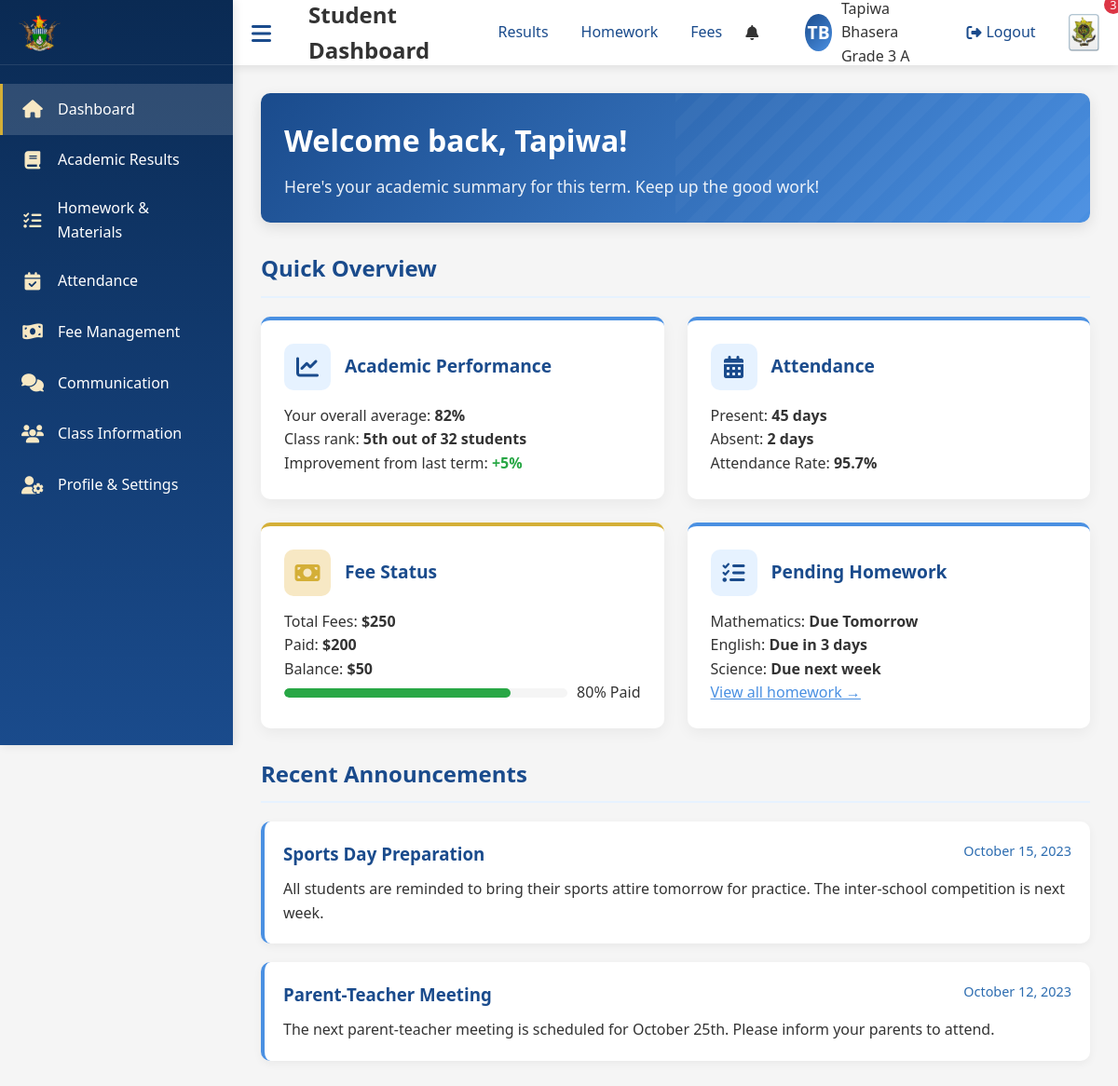
The app's page /student-dashboard/ (signed in) with its own data.
### accounts/models.py (models this page shows)
class User(AbstractUser):
    ROLE_CHOICES = [
        ('admin', 'Admin'),
        ('teacher', 'Teacher'),
        ('student', 'Student'),
    ]
    email = models.EmailField(unique=True)
    role = models.CharField(max_length=10, choices=ROLE_CHOICES, default='student')
    USERNAME_FIELD = 'email'
    REQUIRED_FIELDS = ['username']  # or remove username
    class Meta:
        swappable = 'AUTH_USER_MODEL'

### students/models.py (models this page shows, shortened)
class Student(models.Model):
    user = models.OneToOneField(settings.AUTH_USER_MODEL, on_delete=models.CASCADE)
    grade = models.ForeignKey(Grade, on_delete=models.CASCADE)
    class_room = models.ForeignKey(ClassRoom, on_delete=models.CASCADE, null=True, blank=True)

### classes/models.py (models this page shows, shortened)
class Grade(models.Model):
    name = models.CharField(max_length=20, unique=True)  # e.g., ECD A, Grade 1, etc.

class ClassRoom(models.Model):
    name = models.CharField(max_length=10)  # e.g., A, B, C
    grade = models.ForeignKey(Grade, on_delete=models.CASCADE, related_name='classrooms')

### accounts/views.py (the view)
# urls.py: path('student-dashboard/', views.student_dashboard, name='student_dashboard'),
def student_dashboard(request):
    if not request.user.is_authenticated or request.user.role != 'student':
        return redirect('login')
    try:
        student = Student.objects.get(user=request.user)
    except Student.DoesNotExist:
        student = None
    return render(request, 'student/dashboard.html', {'student': student})

### templates/student/dashboard.html (shortened to what this page needs)
<!DOCTYPE html>
{% load static %}
<!DOCTYPE html>
<html lang="en">
<head>
    <link rel="stylesheet" href="https://cdnjs.cloudflare.com/ajax/libs/font-awesome/6.4.0/css/all.min.css">
</head>
<body>
    <div class="dashboard-container">
        <div class="sidebar" id="sidebar">
            <div class="sidebar-header">
                <img src="{% static 'images/cort.png' %}" alt="School Logo" class="school-logo">
            </div>
            <ul class="sidebar-menu">
                 <li class="menu-item active">
                     <a href="{% url 'student_dashboard' %}" style="display: flex; align-items: center; text-decoration: none; color: inherit; width: 100%;">
                         <div class="menu-icon">
                             <i class="fas fa-home"></i>
                         </div>
                         <span class="menu-text">Dashboard</span>
                     </a>
                 </li>
                 <li class="menu-item">
                     <a href="{% url 'student_academics' %}" style="display: flex; align-items: center; text-decoration: none; color: inherit; width: 100%;">
                         <div class="menu-icon">
                             <i class="fas fa-book"></i>
                         </div>
                         <span class="menu-text">Academic Results</span>
                     </a>
                 </li>
                 <li class="menu-item">
                     <a href="{% url 'student_homework' %}" style="display: flex; align-items: center; text-decoration: none; color: inherit; width: 100%;">
                         <div class="menu-icon">
                             <i class="fas fa-tasks"></i>
                         </div>
                         <span class="menu-text">Homework & Materials</span>
                     </a>
                 </li>
                 <li class="menu-item">
                     <a href="{% url 'student_attendance' %}" style="display: flex; align-items: center; text-decoration: none; color: inherit; width: 100%;">
                         <div class="menu-icon">
                             <i class="fas fa-calendar-check"></i>
                         </div>
                         <span class="menu-text">Attendance</span>
                     </a>
                 </li>
                 <li class="menu-item">
                     <a href="{% url 'fees:student_fee_dashboard' %}" style="display: flex; align-items: center; text-decoration: none; color: inherit; width: 100%;">
                         <div class="menu-icon">
                             <i class="fas fa-money-bill-wave"></i>
                         </div>
                         <span class="menu-text">Fee Management</span>
                     </a>
                 </li>
                 <li class="menu-item">
                     <a href="{% url 'student_communication' %}" style="display: flex; align-items: center; text-decoration: none; color: inherit; width: 100%;">
                         <div class="menu-icon">
                             <i class="fas fa-comments"></i>
                         </div>
                         <span class="menu-text">Communication</span>
                     </a>
                 </li>
                 <li class="menu-item">
                     <a href="{% url 'student_class_info' %}" style="display: flex; align-items: center; text-decoration: none; color: inherit; width: 100%;">
                         <div class="menu-icon">
                             <i class="fas fa-users"></i>
                         </div>
                         <span class="menu-text">Class Information</span>
                     </a>
                 </li>
                 <li class="menu-item">
                     <a href="{% url 'student_profile' %}" style="display: flex; align-items: center; text-decoration: none; color: inherit; width: 100%;">
                         <div class="menu-icon">
                             <i class="fas fa-user-cog"></i>
                         </div>
                         <span class="menu-text">Profile & Settings</span>
                     </a>
                 </li>
             </ul>
        </div>
        <div class="main-content">
            <div class="topbar">
                <div class="topbar-left">
                    <button class="menu-toggle" id="menuToggle">
                        <i class="fas fa-bars"></i>
                    </button>
                    <h2 class="page-title">Student Dashboard</h2>
                    <nav class="top-nav">
                        <a href="{% url 'student_academics' %}" class="nav-link">Results</a>
                        <a href="{% url 'student_homework' %}" class="nav-link">Homework</a>
                        <a href="{% url 'fees:student_fee_dashboard' %}" class="nav-link">Fees</a>
                    </nav>
                </div>
                <div class="topbar-right">
                    <div class="topbar-item notification-item">
                        <i class="fas fa-bell"></i>
                        <span class="notification-badge">3</span>
                    </div>
                    <div class="topbar-item user-profile">
                        <div class="user-avatar">{{ user.first_name.0 }}{{ user.last_name.0 }}</div>
                        <div class="user-details">
                            <div class="user-name">{{ user.first_name }} {{ user.last_name }}</div>
                            <div class="user-role">
                                {% if student %}
                                    {{ student.grade.name }}{% if student.class_room %} {{ student.class_room.name }}{% endif %}
                                {% else %}
                                    Student
                                {% endif %}
                            </div>
                        </div>
                    </div>
                    <div class="topbar-item">
                        <a href="{% url 'logout' %}" style="color: var(--primary-blue); text-decoration: none; display: flex; align-items: center; gap: 5px;">
                            <i class="fas fa-sign-out-alt"></i>
                            <span>Logout</span>
                        </a>
                    </div>
                    <img src="{% static 'images/pol.jpg' %}" alt="ZRP Logo" class="zrp-logo">
                </div>
            </div>
            <div class="content-area">
                <div id="dashboard" class="dashboard-section active">
                    <div class="welcome-banner">
                        <h1>Welcome back, {{ user.first_name }}!</h1>
                        <p>Here's your academic summary for this term. Keep up the good work!</p>
                    </div>
                    <h2 class="section-title">Quick Overview</h2>
                    <div class="cards-grid">
                        <div class="card">
                            <div class="card-header">
                                <div class="card-icon">
                                    <i class="fas fa-chart-line"></i>
                                </div>
                                <h3 class="card-title">Academic Performance</h3>
                            </div>
                            <div class="card-content">
                                <p>Your overall average: <strong>82%</strong></p>
                                <p>Class rank: <strong>5th out of 32 students</strong></p>
                                <p>Improvement from last term: <strong style="color: var(--success);">+5%</strong></p>
                            </div>
                        </div>
                        <div class="card">
                            <div class="card-header">
                                <div class="card-icon">
                                    <i class="fas fa-calendar-alt"></i>
                                </div>
                                <h3 class="card-title">Attendance</h3>
                            </div>
                            <div class="card-content">
                                <p>Present: <strong>45 days</strong></p>
                                <p>Absent: <strong>2 days</strong></p>
                                <p>Attendance Rate: <strong>95.7%</strong></p>
                            </div>
                        </div>
                        <div class="card gold">
                            <div class="card-header">
                                <div class="card-icon">
                                    <i class="fas fa-money-bill"></i>
                                </div>
                                <h3 class="card-title">Fee Status</h3>
                            </div>
                            <div class="card-content">
                                <p>Total Fees: <strong>$250</strong></p>
                                <p>Paid: <strong>$200</strong></p>
                                <p>Balance: <strong>$50</strong></p>
                                <div class="fee-status">
                                    <div class="progress-bar">
                                        <div class="progress" style="width: 80%"></div>
                                    </div>
                                    <span>80% Paid</span>
                                </div>
                            </div>
                        </div>
                        <div class="card">
                            <div class="card-header">
                                <div class="card-icon">
                                    <i class="fas fa-tasks"></i>
                                </div>
                                <h3 class="card-title">Pending Homework</h3>
                            </div>
                            <div class="card-content">
                                <p>Mathematics: <strong>Due Tomorrow</strong></p>
                                <p>English: <strong>Due in 3 days</strong></p>
                                <p>Science: <strong>Due next week</strong></p>
                                <p><a href="#" style="color: var(--accent-blue);">View all homework →</a></p>
                            </div>
                        </div>
                    </div>
                    <h2 class="section-title">Recent Announcements</h2>
                    <div class="announcement">
                        <div class="announcement-header">
                            <h3 class="announcement-title">Sports Day Preparation</h3>
                            <span class="announcement-date">October 15, 2023</span>
                        </div>
                        <p>All students are reminded to bring their sports attire tomorrow for practice. The inter-school competition is next week.</p>
                    </div>
                    <div class="announcement">
                        <div class="announcement-header">
                            <h3 class="announcement-title">Parent-Teacher Meeting</h3>
                            <span class="announcement-date">October 12, 2023</span>
                        </div>
                        <p>The next parent-teacher meeting is scheduled for October 25th. Please inform your parents to attend.</p>
                    </div>
                </div>
            </div>
        </div>
    </div>
</body>
</html>

### records on screen
User: first_name.0 "T", last_name.0 "B", last_name "Bhasera", first_name "Tapiwa"
Student: grade.name "Grade 3", class_room.name "A"
